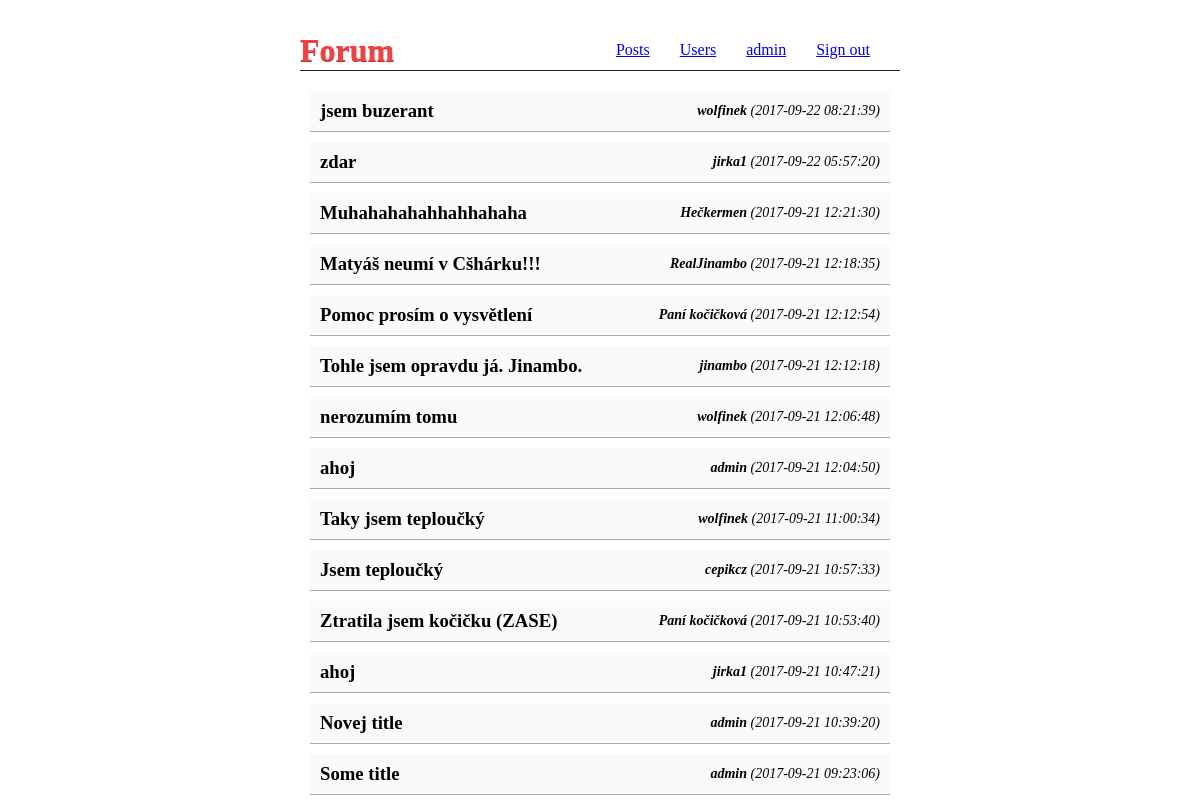
Screenshot of /oop/index.php?signed_in (signed in) with the database file from the repository.
### tables this page shows
CREATE TABLE `posts` (
  `id` int(11) NOT NULL,
  `title` text NOT NULL,
  `content` text NOT NULL,
  `op` text NOT NULL,
  `mid` int(11) DEFAULT NULL,
  `date_posted` timestamp NOT NULL DEFAULT CURRENT_TIMESTAMP ON UPDATE CURRENT_TIMESTAMP
);

### oop/classes/posts.class.php (the view, shortened to what this page needs)
<?php
class posts {
	function showPost($conn) {
		$stmnt = $conn->prepare("SELECT * FROM posts WHERE mid IS NULL ORDER BY id desc");
		$stmnt->execute();
		$results = $stmnt->get_result();
		while ($row = $results->fetch_assoc())
			echo "<a href='index.php?art=".$row['id']."'><h3>".$row['title']."</h3><i><b>".$row['op']."</b> (".$row['date_posted'].")</i></a>";
	}
}

### oop/CSS/style.css (style rules this page uses)
:root { --red: #f24141; --red_dark: #c42b2b; }
* { margin: 0px; padding: 0px; }
body, html { height: 100%; }
main a, #user_posts a { background-color: #fafafa; display: block; margin-top: 10px; padding: 10px; border-bottom: 1px solid #aaa; position: relative; height: 20px; line-height: 20px; color: black; text-decoration: none; }
main a i, #user_posts a i { font-size: 14px; position: absolute; bottom: 10px; right: 10px; }

### rows the page displays
posts: title "jsem buzerant", op "wolfinek", date_posted "2017-09-22 08:21:39"
posts: title "zdar", op "jirka1", date_posted "2017-09-22 05:57:20"
posts: title "Muhahahahahhahhahaha", op "Hečkermen", date_posted "2017-09-21 12:21:30"
posts: title "Matyáš neumí v Cšhárku!!!", op "RealJinambo", date_posted "2017-09-21 12:18:35"
posts: title "Pomoc prosím o vysvětlení", op "Paní kočičková", date_posted "2017-09-21 12:12:54"
posts: title "Tohle jsem opravdu já. Jinambo.", op "jinambo", date_posted "2017-09-21 12:12:18"
posts: title "nerozumím tomu", op "wolfinek", date_posted "2017-09-21 12:06:48"
posts: title "ahoj", op "admin", date_posted "2017-09-21 12:04:50"
posts: title "Taky jsem teploučký", op "wolfinek", date_posted "2017-09-21 11:00:34"
posts: title "Jsem teploučký", op "cepikcz", date_posted "2017-09-21 10:57:33"
posts: title "Ztratila jsem kočičku (ZASE)", op "Paní kočičková", date_posted "2017-09-21 10:53:40"
posts: title "ahoj", op "jirka1", date_posted "2017-09-21 10:47:21"
posts: title "Novej title", op "admin", date_posted "2017-09-21 10:39:20"
posts: title "Some title", op "admin", date_posted "2017-09-21 09:23:06"

### other values shown
$_SESSION['209_uid'] "admin"
